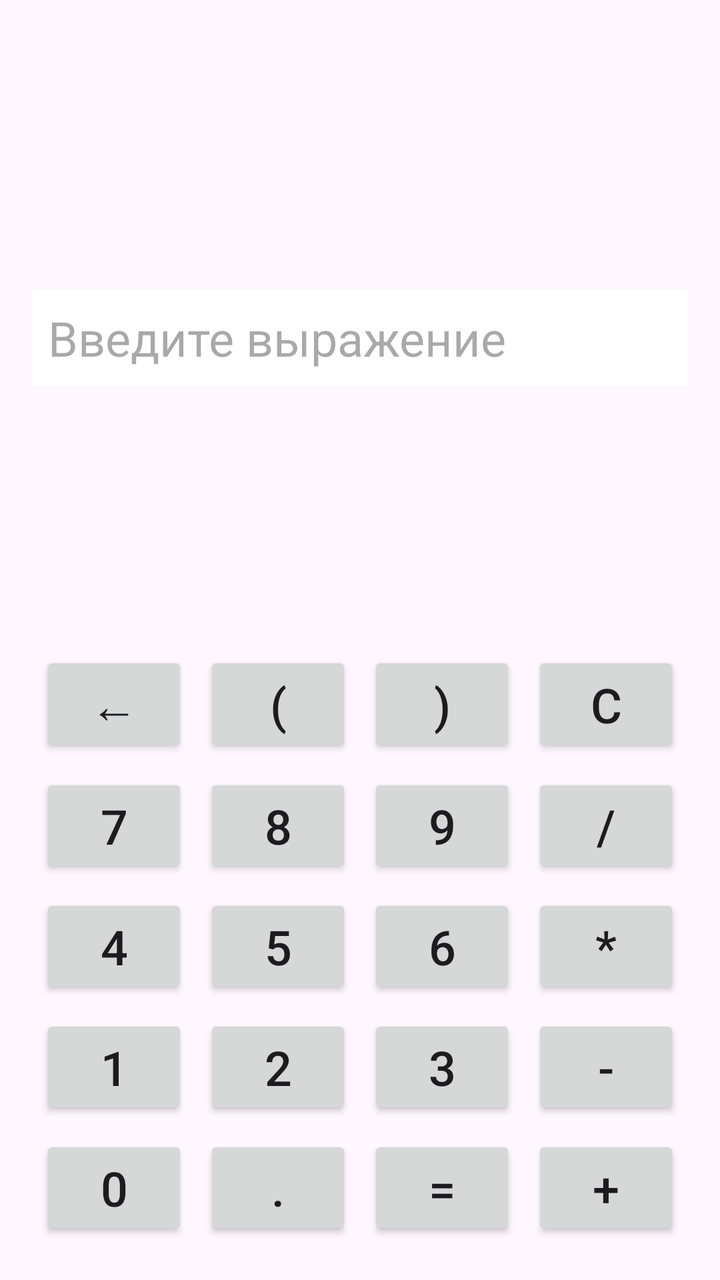
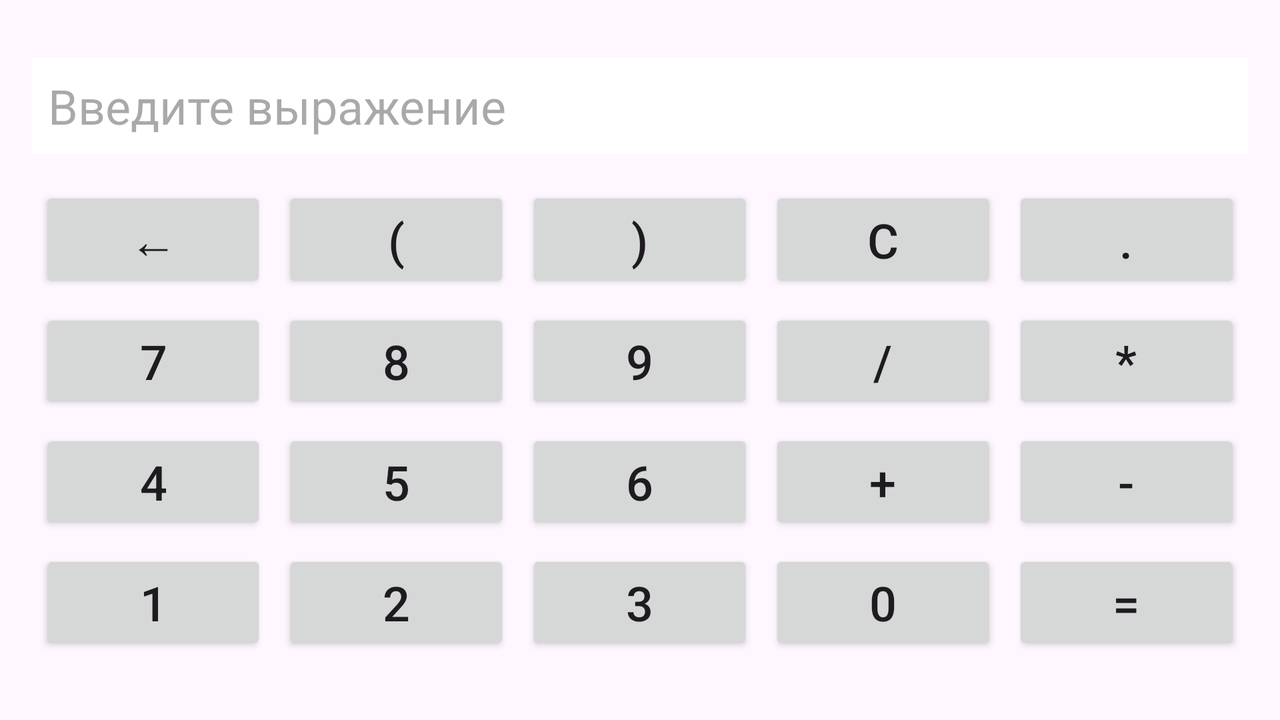

One screen, two layout resources from the same app: the default and the author's alternative for another configuration. Each is rendered where Android would select it; the XML of both is given below.
<!-- AndroidManifest.xml: application theme Theme.CalculatorforAndroid -->
<!-- res/layout/calculator.xml -->
<?xml version="1.0" encoding="utf-8"?>
<androidx.constraintlayout.widget.ConstraintLayout xmlns:android="http://schemas.android.com/apk/res/android"
    xmlns:app="http://schemas.android.com/apk/res-auto"
    xmlns:tools="http://schemas.android.com/tools"
    android:id="@+id/calculator"
    android:layout_width="match_parent"
    android:layout_height="match_parent"
    android:padding="16dp"
    tools:context=".MainActivity">

    
    <EditText
        android:id="@+id/inputField"
        android:layout_width="0dp"
        android:layout_height="wrap_content"
        android:background="@color/background_color"
        android:textColor="@color/text_color"
        android:clickable="false"
        android:focusable="false"
        android:hint="Введите выражение"
        android:inputType="none"
        android:padding="8dp"
        android:textSize="24sp"
        app:layout_constraintEnd_toEndOf="parent"
        app:layout_constraintStart_toStartOf="parent"
        app:layout_constraintTop_toTopOf="parent"
        app:layout_constraintBottom_toTopOf="@id/gridLayout" /> 

    
    <GridLayout
        android:id="@+id/gridLayout"
        android:layout_width="0dp"
        android:layout_height="wrap_content"
        android:columnCount="4"
        android:rowCount="5"
        app:layout_constraintBottom_toBottomOf="parent"
        app:layout_constraintEnd_toEndOf="parent"
        app:layout_constraintStart_toStartOf="parent"
        android:useDefaultMargins="true">

        
        <Button
            android:id="@+id/btnBack"
            android:layout_width="0dp"
            android:layout_height="wrap_content"
            android:layout_rowWeight="1"
            android:layout_columnWeight="1"
            android:text="←"
            android:textSize="24sp" />

        
        <Button
            android:id="@+id/btnOpenBracket"
            android:layout_width="0dp"
            android:layout_height="wrap_content"
            android:layout_rowWeight="1"
            android:layout_columnWeight="1"
            android:text="("
            android:textSize="24sp" />

        <Button
            android:id="@+id/btnCloseBracket"
            android:layout_width="0dp"
            android:layout_height="wrap_content"
            android:layout_rowWeight="1"
            android:layout_columnWeight="1"
            android:text=")"
            android:textSize="24sp" />

        
        <Button
            android:id="@+id/btnClear"
            android:layout_width="0dp"
            android:layout_height="wrap_content"
            android:layout_rowWeight="1"
            android:layout_columnWeight="1"
            android:text="C"
            android:textSize="24sp" />

        
        <Button
            android:id="@+id/btn7"
            android:layout_width="0dp"
            android:layout_height="wrap_content"
            android:layout_rowWeight="1"
            android:layout_columnWeight="1"
            android:text="7"
            android:textSize="24sp" />

        <Button
            android:id="@+id/btn8"
            android:layout_width="0dp"
            android:layout_height="wrap_content"
            android:layout_rowWeight="1"
            android:layout_columnWeight="1"
            android:text="8"
            android:textSize="24sp" />

        <Button
            android:id="@+id/btn9"
            android:layout_width="0dp"
            android:layout_height="wrap_content"
            android:layout_rowWeight="1"
            android:layout_columnWeight="1"
            android:text="9"
            android:textSize="24sp" />

        <Button
            android:id="@+id/btnDivide"
            android:layout_width="0dp"
            android:layout_height="wrap_content"
            android:layout_rowWeight="1"
            android:layout_columnWeight="1"
            android:text="/"
            android:textSize="24sp" />

        <Button
            android:id="@+id/btn4"
            android:layout_width="0dp"
            android:layout_height="wrap_content"
            android:layout_rowWeight="1"
            android:layout_columnWeight="1"
            android:text="4"
            android:textSize="24sp" />

        <Button
            android:id="@+id/btn5"
            android:layout_width="0dp"
            android:layout_height="wrap_content"
            android:layout_rowWeight="1"
            android:layout_columnWeight="1"
            android:text="5"
            android:textSize="24sp" />

        <Button
            android:id="@+id/btn6"
            android:layout_width="0dp"
            android:layout_height="wrap_content"
            android:layout_rowWeight="1"
            android:layout_columnWeight="1"
            android:text="6"
            android:textSize="24sp" />

        <Button
            android:id="@+id/btnMultiply"
            android:layout_width="0dp"
            android:layout_height="wrap_content"
            android:layout_rowWeight="1"
            android:layout_columnWeight="1"
            android:text="*"
            android:textSize="24sp" />

        <Button
            android:id="@+id/btn1"
            android:layout_width="0dp"
            android:layout_height="wrap_content"
            android:layout_rowWeight="1"
            android:layout_columnWeight="1"
            android:text="1"
            android:textSize="24sp" />

        <Button
            android:id="@+id/btn2"
            android:layout_width="0dp"
            android:layout_height="wrap_content"
            android:layout_rowWeight="1"
            android:layout_columnWeight="1"
            android:text="2"
            android:textSize="24sp" />

        <Button
            android:id="@+id/btn3"
            android:layout_width="0dp"
            android:layout_height="wrap_content"
            android:layout_rowWeight="1"
            android:layout_columnWeight="1"
            android:text="3"
            android:textSize="24sp" />

        <Button
            android:id="@+id/btnSubtract"
            android:layout_width="0dp"
            android:layout_height="wrap_content"
            android:layout_rowWeight="1"
            android:layout_columnWeight="1"
            android:text="-"
            android:textSize="24sp" />

        <Button
            android:id="@+id/btn0"
            android:layout_width="0dp"
            android:layout_height="wrap_content"
            android:layout_rowWeight="1"
            android:layout_columnWeight="1"
            android:text="0"
            android:textSize="24sp" />

        <Button
            android:id="@+id/btnDot"
            android:layout_width="0dp"
            android:layout_height="wrap_content"
            android:layout_rowWeight="1"
            android:layout_columnWeight="1"
            android:text="."
            android:textSize="24sp" />

        <Button
            android:id="@+id/btnEquals"
            android:layout_width="0dp"
            android:layout_height="wrap_content"
            android:layout_rowWeight="1"
            android:layout_columnWeight="1"
            android:text="="
            android:textSize="24sp" />

        <Button
            android:id="@+id/btnAdd"
            android:layout_width="0dp"
            android:layout_height="wrap_content"
            android:layout_rowWeight="1"
            android:layout_columnWeight="1"
            android:text="+"
            android:textSize="24sp" />

    </GridLayout>

</androidx.constraintlayout.widget.ConstraintLayout>
<!-- resources referenced by this layout -->
<resources>
  <color name="background_color">#FFFFFF</color>
  <color name="text_color">#000000</color>
  <style name="Theme.CalculatorforAndroid" parent="Base.Theme.CalculatorforAndroid" />
  <style name="Base.Theme.CalculatorforAndroid" parent="Theme.Material3.DayNight.NoActionBar">
          
          
      </style>
</resources>
<!-- res/layout-land/calculator.xml (the author's variant of the layout above) -->
<!-- drawn on the phone turned sideways -->
<?xml version="1.0" encoding="utf-8"?>
<androidx.constraintlayout.widget.ConstraintLayout xmlns:android="http://schemas.android.com/apk/res/android"
    xmlns:app="http://schemas.android.com/apk/res-auto"
    xmlns:tools="http://schemas.android.com/tools"
    android:id="@+id/calculator"
    android:layout_width="match_parent"
    android:layout_height="match_parent"
    android:padding="16dp"
    tools:context=".MainActivity">

    
    <EditText
        android:id="@+id/inputField"
        android:layout_width="0dp"
        android:layout_height="wrap_content"
        android:background="@color/background_color"
        android:textColor="@color/text_color"
        android:clickable="false"
        android:focusable="false"
        android:hint="Введите выражение"
        android:inputType="none"
        android:padding="8dp"
        android:textSize="24sp"
        app:layout_constraintEnd_toEndOf="parent"
        app:layout_constraintStart_toStartOf="parent"
        app:layout_constraintTop_toTopOf="parent"
        app:layout_constraintBottom_toTopOf="@id/gridLayout" /> 

    
    <GridLayout
        android:id="@+id/gridLayout"
        android:layout_width="0dp"
        android:layout_height="wrap_content"
        android:columnCount="5"
        android:rowCount="4"
        android:useDefaultMargins="true"
        app:layout_constraintBottom_toBottomOf="parent"
        app:layout_constraintEnd_toEndOf="parent"
        app:layout_constraintStart_toStartOf="parent"
        app:layout_constraintTop_toBottomOf="@+id/inputField">

        
        <Button
            android:id="@+id/btnBack"
            android:layout_width="0dp"
            android:layout_height="wrap_content"
            android:layout_rowWeight="1"
            android:layout_columnWeight="1"
            android:text="←"
            android:textSize="24sp" />

        
        <Button
            android:id="@+id/btnOpenBracket"
            android:layout_width="0dp"
            android:layout_height="wrap_content"
            android:layout_rowWeight="1"
            android:layout_columnWeight="1"
            android:text="("
            android:textSize="24sp" />

        <Button
            android:id="@+id/btnCloseBracket"
            android:layout_width="0dp"
            android:layout_height="wrap_content"
            android:layout_rowWeight="1"
            android:layout_columnWeight="1"
            android:text=")"
            android:textSize="24sp" />

        
        <Button
            android:id="@+id/btnClear"
            android:layout_width="0dp"
            android:layout_height="wrap_content"
            android:layout_rowWeight="1"
            android:layout_columnWeight="1"
            android:text="C"
            android:textSize="24sp" />

        <Button
            android:id="@+id/btnDot"
            android:layout_width="0dp"
            android:layout_height="wrap_content"
            android:layout_rowWeight="1"
            android:layout_columnWeight="1"
            android:text="."
            android:textSize="24sp" />

        
        <Button
            android:id="@+id/btn7"
            android:layout_width="0dp"
            android:layout_height="wrap_content"
            android:layout_rowWeight="1"
            android:layout_columnWeight="1"
            android:text="7"
            android:textSize="24sp" />

        <Button
            android:id="@+id/btn8"
            android:layout_width="0dp"
            android:layout_height="wrap_content"
            android:layout_rowWeight="1"
            android:layout_columnWeight="1"
            android:text="8"
            android:textSize="24sp" />

        <Button
            android:id="@+id/btn9"
            android:layout_width="0dp"
            android:layout_height="wrap_content"
            android:layout_rowWeight="1"
            android:layout_columnWeight="1"
            android:text="9"
            android:textSize="24sp" />

        <Button
            android:id="@+id/btnDivide"
            android:layout_width="0dp"
            android:layout_height="wrap_content"
            android:layout_rowWeight="1"
            android:layout_columnWeight="1"
            android:text="/"
            android:textSize="24sp" />

        <Button
            android:id="@+id/btnMultiply"
            android:layout_width="0dp"
            android:layout_height="wrap_content"
            android:layout_rowWeight="1"
            android:layout_columnWeight="1"
            android:text="*"
            android:textSize="24sp" />

        <Button
            android:id="@+id/btn4"
            android:layout_width="0dp"
            android:layout_height="wrap_content"
            android:layout_rowWeight="1"
            android:layout_columnWeight="1"
            android:text="4"
            android:textSize="24sp" />

        <Button
            android:id="@+id/btn5"
            android:layout_width="0dp"
            android:layout_height="wrap_content"
            android:layout_rowWeight="1"
            android:layout_columnWeight="1"
            android:text="5"
            android:textSize="24sp" />

        <Button
            android:id="@+id/btn6"
            android:layout_width="0dp"
            android:layout_height="wrap_content"
            android:layout_rowWeight="1"
            android:layout_columnWeight="1"
            android:text="6"
            android:textSize="24sp" />

        <Button
            android:id="@+id/btnAdd"
            android:layout_width="0dp"
            android:layout_height="wrap_content"
            android:layout_rowWeight="1"
            android:layout_columnWeight="1"
            android:text="+"
            android:textSize="24sp" />

        <Button
            android:id="@+id/btnSubtract"
            android:layout_width="0dp"
            android:layout_height="wrap_content"
            android:layout_rowWeight="1"
            android:layout_columnWeight="1"
            android:text="-"
            android:textSize="24sp" />

        <Button
            android:id="@+id/btn1"
            android:layout_width="0dp"
            android:layout_height="wrap_content"
            android:layout_rowWeight="1"
            android:layout_columnWeight="1"
            android:text="1"
            android:textSize="24sp" />

        <Button
            android:id="@+id/btn2"
            android:layout_width="0dp"
            android:layout_height="wrap_content"
            android:layout_rowWeight="1"
            android:layout_columnWeight="1"
            android:text="2"
            android:textSize="24sp" />

        <Button
            android:id="@+id/btn3"
            android:layout_width="0dp"
            android:layout_height="wrap_content"
            android:layout_rowWeight="1"
            android:layout_columnWeight="1"
            android:text="3"
            android:textSize="24sp" />

        <Button
            android:id="@+id/btn0"
            android:layout_width="0dp"
            android:layout_height="wrap_content"
            android:layout_rowWeight="1"
            android:layout_columnWeight="1"
            android:text="0"
            android:textSize="24sp" />

        <Button
            android:id="@+id/btnEquals"
            android:layout_width="0dp"
            android:layout_height="wrap_content"
            android:layout_rowWeight="1"
            android:layout_columnWeight="1"
            android:text="="
            android:textSize="24sp" />

    </GridLayout>

</androidx.constraintlayout.widget.ConstraintLayout>
